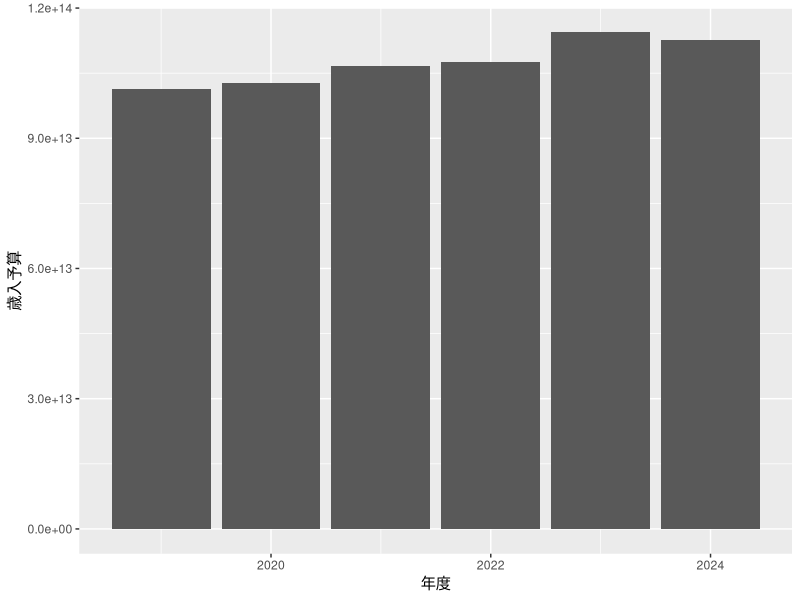
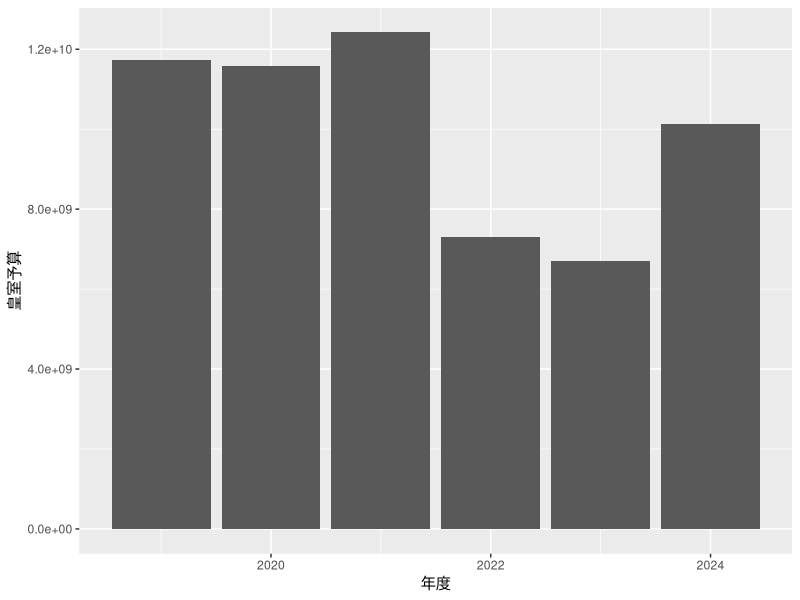
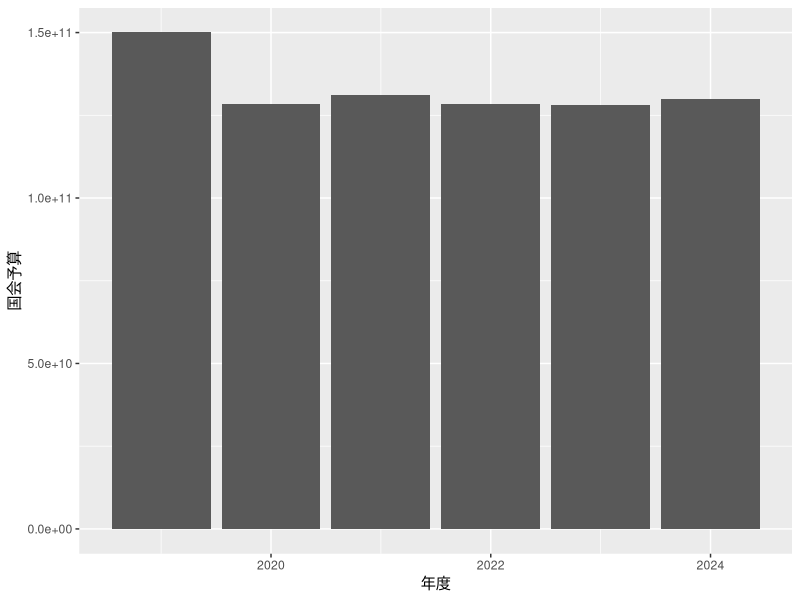
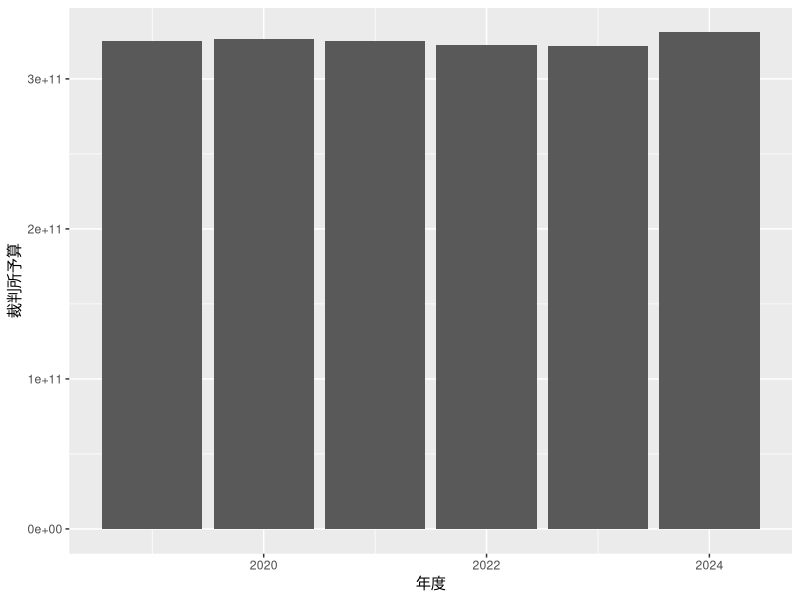
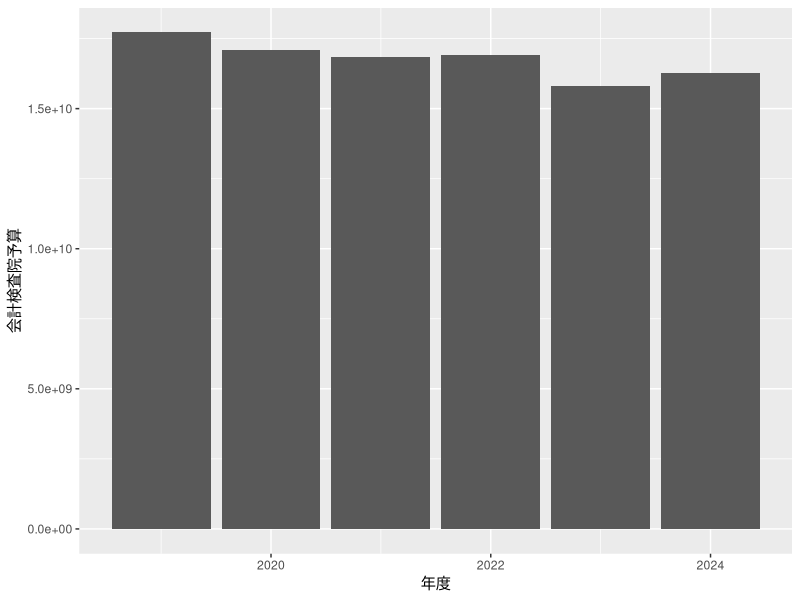
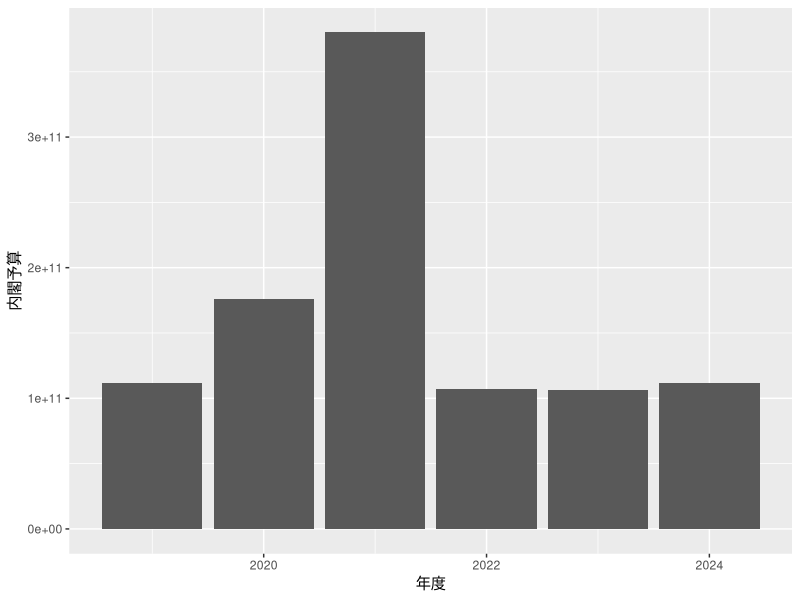
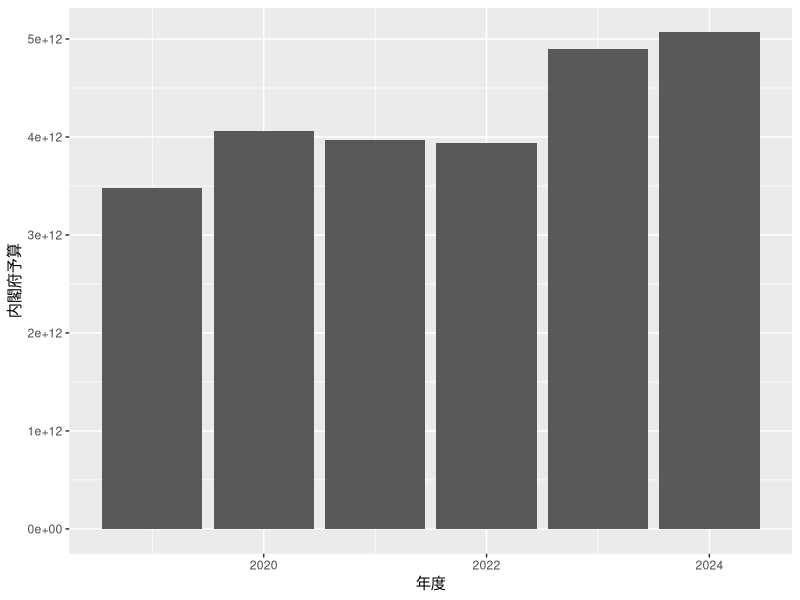
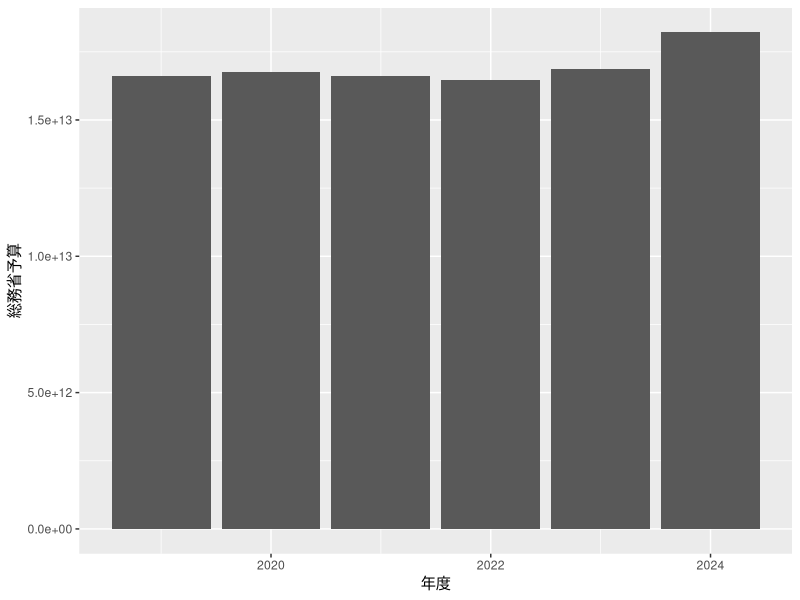

Generate these figures, in order, with R:
## ---- chunk 1
library(tidyverse)
library(reshape2)
Year            <- c( 2019 , 2020 , 2021 , 2022 , 2023 , 2024 )
Imperial        <- c(11737259000,11573381000,12421478000,7308939000,6708028000,10141535000)                           #皇室
Diet            <- c(150041442000,128530580000,131238725000,128307623000,128221173000,129977426000)                   #国会
Court           <- c(325574308000,326624181000,325367912000,322813550000,322216780000,330979009000)                   #裁判所
Accounting      <- c(17719957000,17099094000,16835647000,16928289000,15824524000,16282621000)                         #会計検査院
Cabinet         <- c(111818789000,176103240000,380098139000,107172414000,106443244000,111459939000)                   #内閣
Cabinet_Office　<- c(3482340026000,4060788932000,3966939749000,3943292360000,4895957487000,5067112425000)             #内閣府
MIC　　　　　　 <- c(16629461781000,16769154908000,16595204879000,16462407984000,16862510254000,18210671996000)       #総務省
Justice         <- c(812915801000,820570628000,743140031000,743785213000,725004143000,740479227000)                   #法務省
Foreign　　　　 <- c(730621571000,712007381000,695872889000,690400138000,743449543000,725715593000)                   #外務省
Finance　　　　 <- c(25474407983000,25157926086000,30524764680000,31168839658000,35476279656000,30277723415000)       #財務省
Education       <- c(5528688569000,5415218203000,5297997446000,5281844828000,5294138248000,5338440212000)             #文部科学省
MHLW            <- c(32035752063000,33036565690000,33137968525000,33516048600000,33168623527000,33819068928000)       #厚生労働省
MAFF            <- c(2236132295000,2217023010000,2123443214000,2104261924000,2093667543000,2093344256000)             #農林水産省
METI            <- c(1284169586000,1243458715000,916984752000,902389830000,880893568000,869511554000)                 #経済産業省
MLIT            <- c(7022326883000,6898261553000,6057791114000,6030726064000,6052431129000,6096484115000)             #国土交通省
MOE             <- c(345945274000,353720637000,323285636000,329146485000,325754157000,320712419000)                   #環境省
MOD             <- c(5257439983000,5313345107000,5323546421000,5368725109000,6787965446000,7917176714000)             #防衛省
revenue         <- c(101457093570000,102657971326000,106609707875000,107596424558000,114381235569000,112571688422000) #歳入

Japan_df <- data.frame(Year,Imperial, Diet, Court, Accounting, Cabinet, Cabinet_Office, MIC, Justice, Foreign, Education, MHLW, MAFF, METI, MLIT, MOE, MOD, revenue)

#データフレーム化
Imperial_df       <- data.frame( Year , Imperial       )
Diet_df           <- data.frame( Year , Diet           )
Court_df          <- data.frame( Year , Court          )
Accounting_df     <- data.frame( Year , Accounting     )
Cabinet_df        <- data.frame( Year , Cabinet        )
Cabinet_Office_df <- data.frame( Year , Cabinet_Office )
MIC_df            <- data.frame( Year , MIC            )
Justice_df        <- data.frame( Year , Justice        )
Foreign_df        <- data.frame( Year , Foreign        )
Finance_df        <- data.frame( Year , Finance        )
Education_df      <- data.frame( Year , Education      )
MHLW_df           <- data.frame( Year , MHLW           )
MAFF_df           <- data.frame( Year , MAFF           )
METI_df           <- data.frame( Year , METI           )
MLIT_df           <- data.frame( Year , MLIT           )
MOE_df            <- data.frame( Year , MOE            )
MOD_df            <- data.frame( Year , MOD            )
revenue_df        <- data.frame( Year , revenue        )
## ---- chunk 2
#グラフ化

revenue_df |> 
  ggplot() +
  geom_col(aes(x = Year, y = revenue))+
  labs(x = "年度", y = "歳入予算" )
Imperial_df |> 
  ggplot() +
  geom_col(aes(x = Year, y = Imperial))+
  labs(x = "年度", y = "皇室予算" )# 皇室

Diet_df |> 
  ggplot() +
  geom_col(aes(x = Year, y = Diet))+
  labs(x = "年度", y = "国会予算" )# 国会

Court_df |> 
  ggplot() +
  geom_col(aes(x = Year, y = Court))+
  labs(x = "年度", y = "裁判所予算" ) # 裁判所

Accounting_df |> 
  ggplot() +
  geom_col(aes(x = Year, y = Accounting))+
  labs(x = "年度", y = "会計検査院予算" ) # 会計検査院

Cabinet_df |> 
  ggplot() +
  geom_col(aes(x = Year, y = Cabinet))+
  labs(x = "年度", y = "内閣予算" ) # 内閣

Cabinet_Office_df |> 
  ggplot() +
  geom_col(aes(x = Year, y = Cabinet_Office))+
  labs(x = "年度", y = "内閣府予算" ) # 内閣府

MIC_df |> 
  ggplot() +
  geom_col(aes(x = Year, y = MIC))+
  labs(x = "年度", y = "総務省予算" ) # 総務省

Justice_df |> 
  ggplot() +
  geom_col(aes(x = Year, y = Justice))+
  labs(x = "年度", y = "法務省予算" ) # 法務省

Foreign_df |> 
  ggplot() +
  geom_col(aes(x = Year, y = Foreign))+
  labs(x = "年度", y = "外務省予算" ) # 外務省

Finance_df |> 
  ggplot() +
  geom_col(aes(x = Year, y = Finance))+
  labs(x = "年度", y = "財務省予算" ) # 財務省

Education_df |> 
  ggplot() +
  geom_col(aes(x = Year, y = Education))+
  labs(x = "年度", y = "文部科学省予算" ) # 文部科学省

MHLW_df |>  
  ggplot() +
  geom_col(aes(x = Year, y = MHLW))+
  labs(x = "年度", y = "厚生労働省予算" ) # 厚生労働省

MAFF_df |> 
  ggplot() +
  geom_col(aes(x = Year, y = MAFF))+
  labs(x = "年度", y = "農林水産省予算" ) # 農林水産省

METI_df |>
  ggplot() +
  geom_col(aes(x = Year, y = METI))+
  labs(x = "年度", y = "経済産業省予算" ) # 経済産業省

MLIT_df |>
  ggplot() +
  geom_col(aes(x = Year, y = MLIT))+
  labs(x = "年度", y = "国土交通省予算" ) # 国土交通省

MOE_df |> 
  ggplot() +
  geom_col(aes(x = Year, y = MOE))+
  labs(x = "年度", y = "環境省予算" ) # 環境省

MOD_df |> 
  ggplot() +
  geom_col(aes(x = Year, y = MOD))+
  labs(x = "年度", y = "防衛省予算" ) # 防衛省

Year1 <- Year[2:6]
revenue1 <- revenue[1:5]
revenue2 <- revenue[2:6]
revenue_Change <- revenue2 / revenue1 * 100
revenue_Change_df <- data.frame(Year1,revenue_Change)

Imperial1 <- Imperial[1:5]
Imperial2 <- Imperial[2:6]
Imperial_Change <- Imperial2 / Imperial1 * 100
Imperial_Change_df <- data.frame(Year1,Imperial_Change)

Diet1 <- Diet[1:5]
Diet2 <- Diet[2:6]
Diet_Change <- Diet2 / Diet1 * 100
Diet_Change_df <- data.frame(Year1,Diet_Change)

Court1 <- Court[1:5]
Court2 <- Court[2:6]
Court_Change <- Court2 / Court1 * 100
Court_Change_df <- data.frame(Year1,Court_Change)

Accounting1 <- Accounting[1:5]
Accounting2 <- Accounting[2:6]
Accounting_Change <- Accounting2 /Accounting1 * 100
Accounting_Change_df <- data.frame(Year1,Accounting_Change)

Cabinet1 <- Cabinet[1:5]
Cabinet2 <- Cabinet[2:6]
Cabinet_Change <- Cabinet2 / Cabinet1 * 100
Cabinet_Change_df <- data.frame(Year1,Cabinet_Change)

Cabinet_Office1 <- Cabinet_Office[1:5]
Cabinet_Office2 <- Cabinet_Office[2:6]
Cabinet_Office_Change <- Cabinet_Office2 /Cabinet_Office1 * 100
Cabinet_Office_Change_df <- data.frame(Year1,Cabinet_Office_Change)

MIC1 <- MIC[1:5]
MIC2 <- MIC[2:6]
MIC_Change <- MIC2 / MIC1 * 100
MIC_Change_df <- data.frame(Year1,MIC_Change)

Justice1 <- Justice[1:5]
Justice2 <- Justice[2:6]
Justice_Change <- Justice2 / Justice1 * 100
Justice_Change_df <- data.frame(Year1,Justice_Change)

Foreign1 <- Foreign[1:5]
Foreign2 <- Foreign[2:6]
Foreign_Change <- Foreign2 / Foreign1 * 100
Foreign_Change_df <- data.frame(Year1,Foreign_Change)

Finance1 <- Finance[1:5]
Finance2 <- Finance[2:6]
Finance_Change <- Finance2 /Finance1 *100
Finance_Change_df <- data.frame(Year1,Finance_Change)

Education1 <- Education[1:5]
Education2 <- Education[2:6]
Education_Change <- Education2 / Education1 * 100
Education_Change_df <- data.frame(Year1,Education_Change)

MHLW1 <- MHLW[1:5]
MHLW2 <- MHLW[2:6]
MHLW_Change <- MHLW2 / MHLW1 * 100
MHLW_Change_df <- data.frame(Year1,MHLW_Change)

MAFF1 <- MAFF[1:5]
MAFF2 <- MAFF[2:6]
MAFF_Change <- MAFF2 / MAFF1 *100
MAFF_Change_df <- data.frame(Year1,MAFF_Change)

METI1 <- METI[1:5]
METI2 <- METI[2:6]
METI_Change <- METI2 / METI1 * 100
METI_Change_df <- data.frame(Year1,METI_Change)

MLIT1 <- MLIT[1:5]
MLIT2 <- MLIT[2:6]
MLIT_Change <- MLIT2 / MLIT1 * 100
MLIT_Change_df <- data.frame(Year1,MLIT_Change)

MOE1 <- MOE[1:5]
MOE2 <- MOE[2:6]
MOE_Change <- MOE2 / MOE1 * 100
MOE_Change_df <- data.frame(Year1,MOE_Change)

MOD1 <- MOD[1:5]
MOD2 <- MOD[2:6]
MOD_Change <- MOD2 / MOD1 * 100
MOD_Change_df <- data.frame(Year1,MOD_Change)

revenue_Change_df |> 
  ggplot() +
  geom_line(aes(x = Year1 , y = revenue_Change),
            linewidth = 0.75)+
  labs(x = "年度",y ="歳入増減率")+
  theme_light(base_size = 12)
            
Imperial_Change_df |> 
  ggplot() +
  geom_line(aes(x = Year1 , y = Imperial_Change),
            linewidth = 0.75)+
  labs(x = "年度",y ="皇室予算増減率")+
  theme_light(base_size = 12)

Diet_Change_df |> 
  ggplot() +
  geom_line(aes(x = Year1 , y = Diet_Change),
            linewidth = 0.75)+
  labs(x = "年度",y ="国会予算増減率")+
  theme_light(base_size = 12)

Court_Change_df |> 
  ggplot() +
  geom_line(aes(x = Year1 , y = Court_Change),
            linewidth = 0.75)+
  labs(x = "年度",y ="裁判所予算増減率")+
  theme_light(base_size = 12)

Accounting_Change_df |> 
  ggplot() +
  geom_line(aes(x = Year1 , y = Accounting_Change),
            linewidth = 0.75)+
  labs(x = "年度",y ="会計検査院予算増減率")+
  theme_light(base_size = 12)

Cabinet_Change_df |> 
  ggplot() +
  geom_line(aes(x = Year1 , y = Cabinet_Change),
            linewidth = 0.75)+
  labs(x = "年度",y ="内閣予算増減率")+
  theme_light(base_size = 12)

Cabinet_Office_Change_df |> 
  ggplot() +
  geom_line(aes(x = Year1 , y = Cabinet_Office_Change),
            linewidth = 0.75)+
  labs(x = "年度",y ="内閣府予算増減率")+
  theme_light(base_size = 12)

MIC_Change_df |> 
  ggplot() +
  geom_line(aes(x = Year1 , y = MIC_Change),
            linewidth = 0.75)+
  labs(x = "年度",y ="総務省予算増減率")+
  theme_light(base_size = 12)

Justice_Change_df |> 
  ggplot() +
  geom_line(aes(x = Year1 , y = Justice_Change),
            linewidth = 0.75)+
  labs(x = "年度",y ="法務省予算増減率")+
  theme_light(base_size = 12)

Foreign_Change_df |> 
  ggplot() +
  geom_line(aes(x = Year1 , y = Foreign_Change),
            linewidth = 0.75)+
  labs(x = "年度",y ="外務省予算増減率")+
  theme_light(base_size = 12)

Finance_Change_df |> 
  ggplot() +
  geom_line(aes(x = Year1 , y = Finance_Change),
            linewidth = 0.75)+
  labs(x = "年度",y ="財務省予算増減率")+
  theme_light(base_size = 12)

Education_Change_df |> 
  ggplot() +
  geom_line(aes(x = Year1 , y = Education_Change),
            linewidth = 0.75)+
  labs(x = "年度",y ="文部科学省予算増減率")+
  theme_light(base_size = 12)

MHLW_Change_df |> 
  ggplot() +
  geom_line(aes(x = Year1 , y = MHLW_Change),
            linewidth = 0.75)+
  labs(x = "年度",y ="厚生労働省予算増減率")+
  theme_light(base_size = 12)

MAFF_Change_df |> 
  ggplot() +
  geom_line(aes(x = Year1 , y = MAFF_Change),
            linewidth = 0.75)+
  labs(x = "年度",y ="農林水産省予算増減率")+
  theme_light(base_size = 12)

METI_Change_df |> 
  ggplot() +
  geom_line(aes(x = Year1 , y = METI_Change),
            linewidth = 0.75)+
  labs(x = "年度",y ="経済産業省予算増減率")+
  theme_light(base_size = 12)

MLIT_Change_df |> 
  ggplot() +
  geom_line(aes(x = Year1 , y = MLIT_Change),
            linewidth = 0.75)+
  labs(x = "年度",y ="国土交通省予算増減率")+
  theme_light(base_size = 12)

MOE_Change_df |> 
  ggplot() +
  geom_line(aes(x = Year1 , y = MOE_Change),
            linewidth = 0.75)+
  labs(x = "年度",y ="環境省予算増減率")+
  theme_light(base_size = 12)

MOD_Change_df |> 
  ggplot() +
  geom_line(aes(x = Year1 , y = MOD_Change),
            linewidth = 0.75)+
  labs(x = "年度",y ="防衛省予算増減率")+
  theme_light(base_size = 12)

Japan_df_long <- melt(Japan_df, id.vars = "Year" , variable.name = "Category", value.name = "Value")
Japan_df_long <- Japan_df_long |> 
  mutate(Category = recode(Category,
                           "Imperial"       = "皇室",
                           "Diet"           = "国会",
                           "Court"          = "裁判所",
                           "Accounting"     = "会計検査院",
                           "Cabinet"        = "内閣",
                           "Cabinet_Office" = "内閣府",
                           "MIC"            = "総務省",
                           "Justice"        = "法務省",
                           "Foreign"        = "外務省",
                           "Education"      = "文部科学省",
                           "MHLW"           = "厚生労働省",
                           "MAFF"           = "農林水産省",
                           "METI"           = "経済産業省",
                           "MLIT"           = "国土交通省",
                           "MOE"            = "環境省",
                           "MOD"            = "防衛省",
                           "revenue"        = "歳出"))

ggplot(Japan_df_long, aes(x = Year, y = Value, fill = Category)) +
  geom_bar(stat = "identity", position = "dodge") +
  labs(title = "日本国省庁別予算（2024）", x = "Year", y = "Value") +
  theme_minimal()



